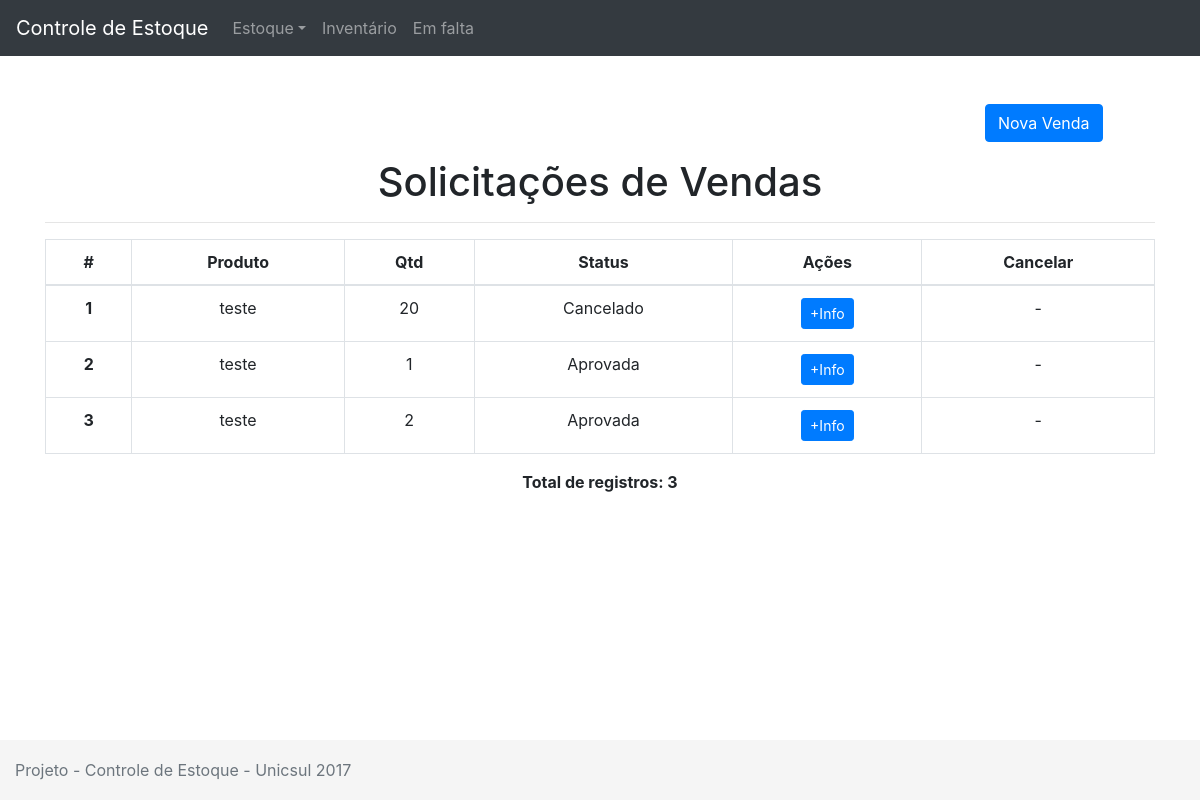
Page /index.php/vendas on the earlier database version.
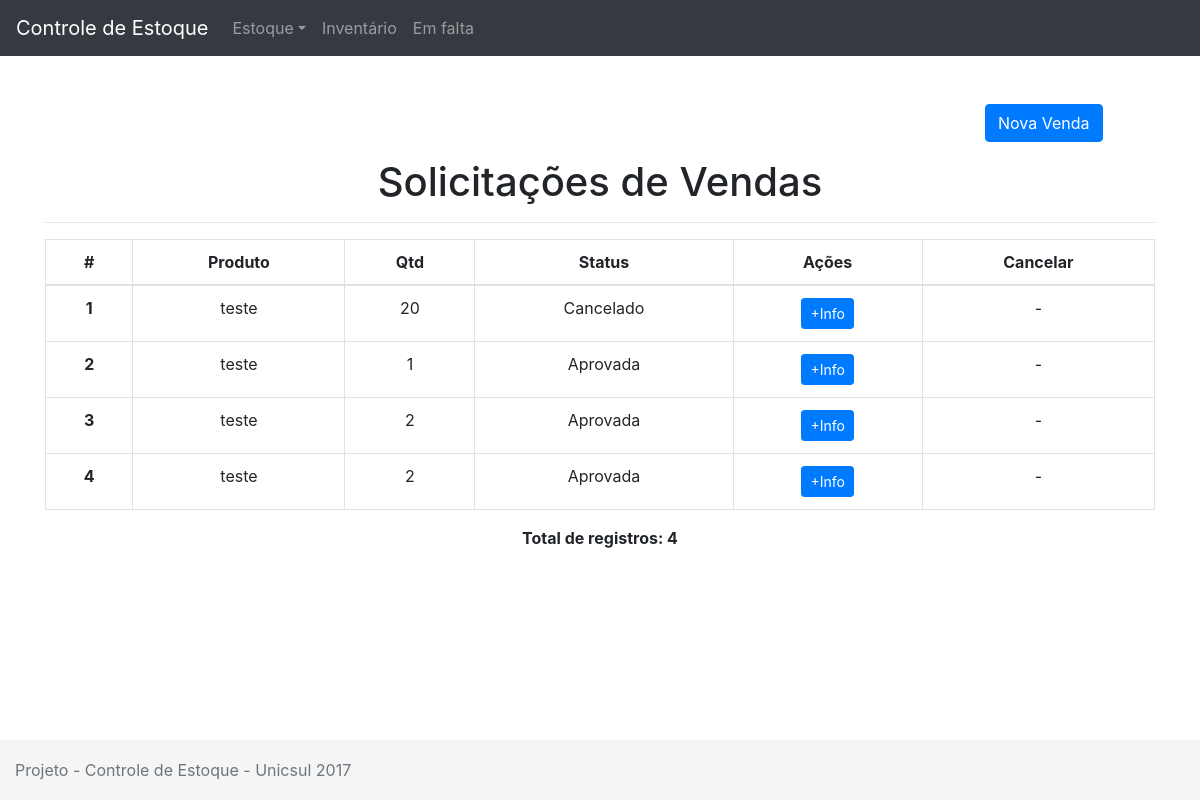
Same page on the later database version.
### tables this page shows
CREATE TABLE `vendas` (
  `id` int(11) NOT NULL,
  `id_produto` int(11) NOT NULL,
  `qtd` int(11) NOT NULL,
  `status` int(11) NOT NULL DEFAULT '1',
  `datasolicitacao` date NOT NULL,
  `dataaprovada` date DEFAULT NULL
);

CREATE TABLE `produtos` (
  `id` int(11) NOT NULL,
  `descricao` varchar(255) NOT NULL,
  `tipo` varchar(255) NOT NULL,
  `status` tinyint(1) NOT NULL,
  `preco` float NOT NULL,
  `qtd` int(11) NOT NULL,
  `acionamento` int(11) NOT NULL,
  `min` int(11) NOT NULL,
  `max` int(11) NOT NULL
);

### application/controllers/Vendas.php (called while the page is built, shortened)
<?php
class Vendas extends CI_Controller
{
	public function index()
	{
		$this->load->view('menu');
		$this->load->model('vendas_model', 'vendas');
		$dados['vendas'] = $this->vendas->getVendas();
		$this->load->model('produtos_model', 'produtos');
		$dados['produtos'] = $this->produtos->getProdutos();
		$this->load->view('listarvendas', $dados);
		$this->load->view('rodape');
	}
}

### index.php (called while the page is built, shortened)
<?php
require_once BASEPATH.'core/CodeIgniter.php';

### application/models/Vendas_model.php (called while the page is built, shortened)
<?php
class Vendas_model extends CI_Model
{
	public function getVendas()
	{
		$query = $this->db->get('vendas');
		return $query->result();
	}
}

### application/models/Produtos_model.php (called while the page is built, shortened)
<?php
class Produtos_model extends CI_Model
{
	public function getProdutos()
	{
		$query = $this->db->get('produtos');
		return $query->result();
	}
}

### application/views/listarvendas.php (the view, shortened to what this page needs)
<br>
<div class="container">
	<br>
	<p class="col-md-2 ml-md-auto">
		<a class="btn btn-primary" data-toggle="collapse" href="#testeCollapse" aria-expanded="false" aria-controls="testeCollapse">Nova Venda</a>
	</p>
	<h1 class="text-center">Solicitações de Vendas</h1>
	<hr>
	<table class="table table-bordered">
		<thead class="table-inverse">
			<tr>
				<td class='text-center' scope="row"><b>#</b></td>
				<td class='text-center'><b>Produto</b></td>
				<td class='text-center'><b>Qtd</b></td>
				<td class='text-center'><b>Status</b></td>
				<td class='text-center'><b>Ações</b></td>
				<td class='text-center'><b>Cancelar</b></td>
			</tr>
		</thead>
		<tbody>
			<?php
			$contador = 0;
			foreach ($vendas as $venda): ?>
			<tr>
				<th class='text-center' scope="row"><?=$venda->id;?></td>
				<?php foreach ($produtos as $produto):
					if($produto->id == $venda->id_produto){
				?>
						<td class='text-center'><?=$produto->descricao;?></td>
				<?php
						break;
					}
				endforeach;?>
				<td class='text-center'><?=$venda->qtd;?></td>
				<td class='text-center'>
				<?php
					if($venda->status == 0)
					{
						echo "Cancelado";
					} else if($venda->status == 1)
					{
						echo "Aguardando Aprovação";
					} else if ($venda->status == 2)
					{
						echo "Aprovada";
					}
				?>
				</td>
				<td class='text-center'>
					<a href="<?=base_url('vendas/info/' . $venda->id)?>" class="btn btn-sm btn-primary">+Info</a>
				</td>
				<td class='text-center'>
					<?php if($venda->status != 2 && $venda->status != 0) { ?>
						<a href="<?=base_url('vendas/cancelar/' . $venda->id)?>" class="btn btn-sm btn-danger"><i class="fa fa-times" aria-hidden="true"></i></a>
					<?php } else {
							echo "-";
						} ?>
				</td>
			</tr>
			<?php $contador++; endforeach;?>
		</tbody>
	</table>
	<p class="text-center"><b>Total de registros: <?=$contador;?></b></p>
</div>

Differences in the rows shown:
added vendas: id "4", qtd "2", status "Aprovada", produtos (descricao "teste")
Other differences:
$contador: "3" → "4"
